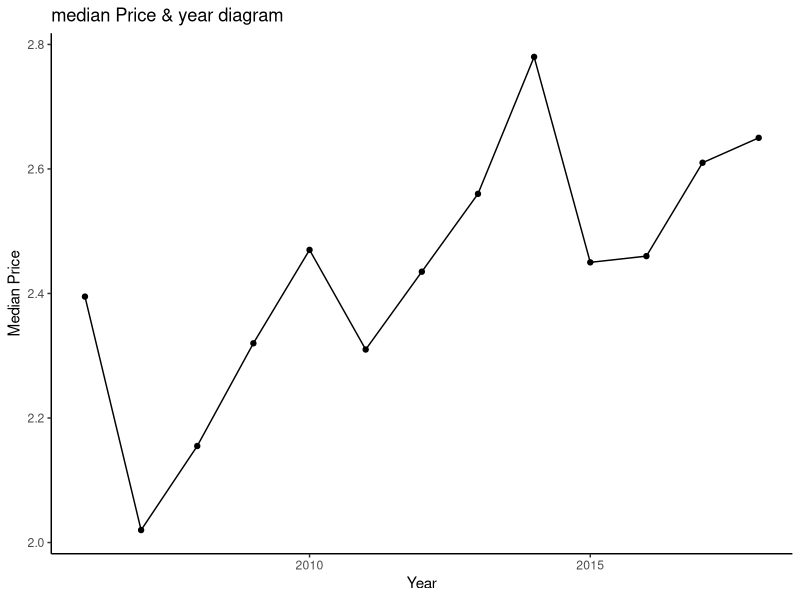
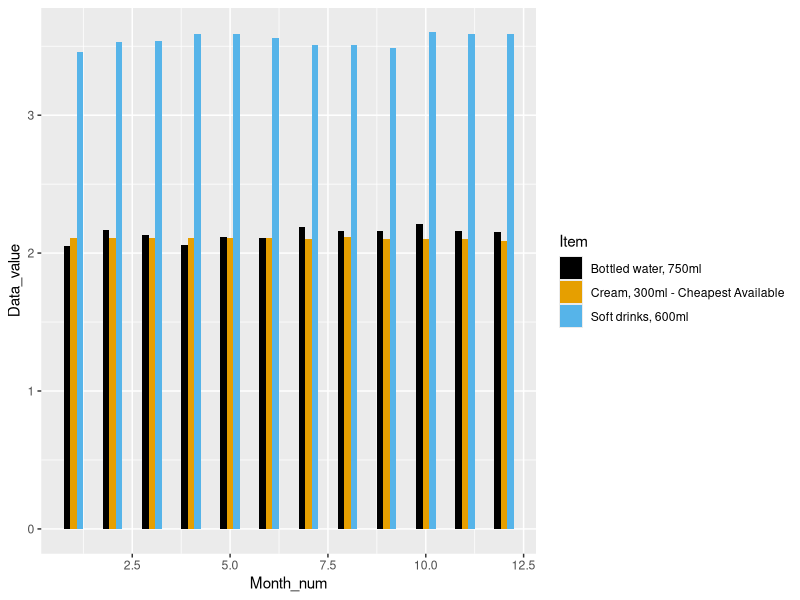

Source code (R) for these figures, in order:
## ---- chunk 1
knitr::opts_chunk$set(echo = TRUE)
## ---- chunk 2
marks <- 0
qnum <- 0
## ---- chunk 3
qmarks <- 14
qnum <- qnum + 1
marks <- marks + qmarks
qstr <- sprintf("Q%d. (%d %s)", qnum, qmarks, ifelse(qmarks == 1,"Mark", "Marks"))
## ---- chunk 4
library(dplyr)
vehicles <- read.csv("Motor_Vehicles.csv", stringsAsFactors = FALSE)
vehicles <- as_tibble(vehicles) # Only if using "dplyr".
library(dplyr)
filter_V1<-filter(vehicles,grepl(pattern = "MANUAL",TRANSMISSION_TYPE),TLA=="LOWER HUTT CITY")
nrow(filter_V1)
## ---- chunk 5
filter_V2<-filter(vehicles,BASIC_COLOUR %in% c("GREY","BLUE"),ORIGINAL_COUNTRY == "GERMANY",FIRST_NZ_REGISTRATION_YEAR<2007)
nrow(filter_V2)
## ---- chunk 6
vehicles.maz<-filter(vehicles,MAKE == "MAZDA",GROSS_VEHICLE_MASS>0)
mazGroupName<-group_by(vehicles.maz,MODEL)
summarise(mazGroupName,mean_mass=mean(GROSS_VEHICLE_MASS),earlist=min(VEHICLE_YEAR),latest=max(VEHICLE_YEAR))
## ---- chunk 7
Make_Motivate<-group_by(vehicles,MAKE,MOTIVE_POWER)
D_MAKE<-filter(Make_Motivate,MOTIVE_POWER=="DIESEL")
summd<-summarise(D_MAKE,number=n_distinct(OBJECTID))
arrange_version<-arrange(summd,desc(number))
head(arrange_version,10)
## ---- chunk 8
qmarks <- 17
qnum <- qnum + 1
marks <- marks + qmarks
qstr <- sprintf("Q%d. (%d %s)", qnum, qmarks, ifelse(qmarks == 1,"Mark", "Marks"))
## ---- chunk 9
food_prices <- read.csv("Food_Prices.csv", stringsAsFactors = FALSE)
reduced_dataset<-filter(food_prices,grepl(pattern = "ml",x = food_prices$Item))
temp<-select(reduced_dataset,Item)
distinct(temp)
#n_distinct(reduced_dataset$Item)
## ---- chunk 10
December.dataframe<-filter(reduced_dataset,Month_num==12)
tail(December.dataframe)
## ---- chunk 11
Price_Dec_Mili<-select(December.dataframe,Data_value,Year)
new.Price_Dec_Mili<-group_by(Price_Dec_Mili,Year)
new.table<-summarise(new.Price_Dec_Mili,median_Price=median(Data_value),.groups = "keep")
new_tibble<-as_tibble(new.table)
new_tibble

## ---- chunk 12

library(ggplot2)
#ggplot(new.table) + geom_freqpoly(aes(x = Year, y = median_Price), binwidth = 5) + labs(x = "Year", y = "Median Price")
plot.settings <- ggplot(new.table, aes(x = Year, y = median_Price)) + labs(x = "Year", y = "Median Price",title = "median Price & year diagram") + theme_classic()
plot.settings + geom_line() + geom_point()

## ---- chunk 13
data.2012<-filter(reduced_dataset,Year==2012)
data.2012
## ---- chunk 14
library(dplyr)
library(ggthemes)
Item.2012<-select(data.2012,Item)
distinct_Item.2012<-distinct(Item.2012)
distinct_Item.2012_0to3<-distinct_Item.2012[0:3,]
data_2012_0to3<-filter(data.2012,Item %in% distinct_Item.2012_0to3)
Ndata_2012_0to3<-group_by(data_2012_0to3,Item)
sumData1<-summarise(Ndata_2012_0to3,Month_num,Data_value)
sumData2<-summarise(group_by(sumData1,Month_num,Item),Data_value,Item)
ggplot(data = sumData2,aes(x = Month_num,y = Data_value,fill=Item))+geom_col( position = 'dodge',width = 0.5)+scale_fill_colorblind()
## ---- chunk 15
qmarks <- 9
qnum <- qnum + 1
marks <- marks + qmarks
qstr <- sprintf("Q%d. (%d %s)", qnum, qmarks, ifelse(qmarks == 1,"Mark", "Marks"))
